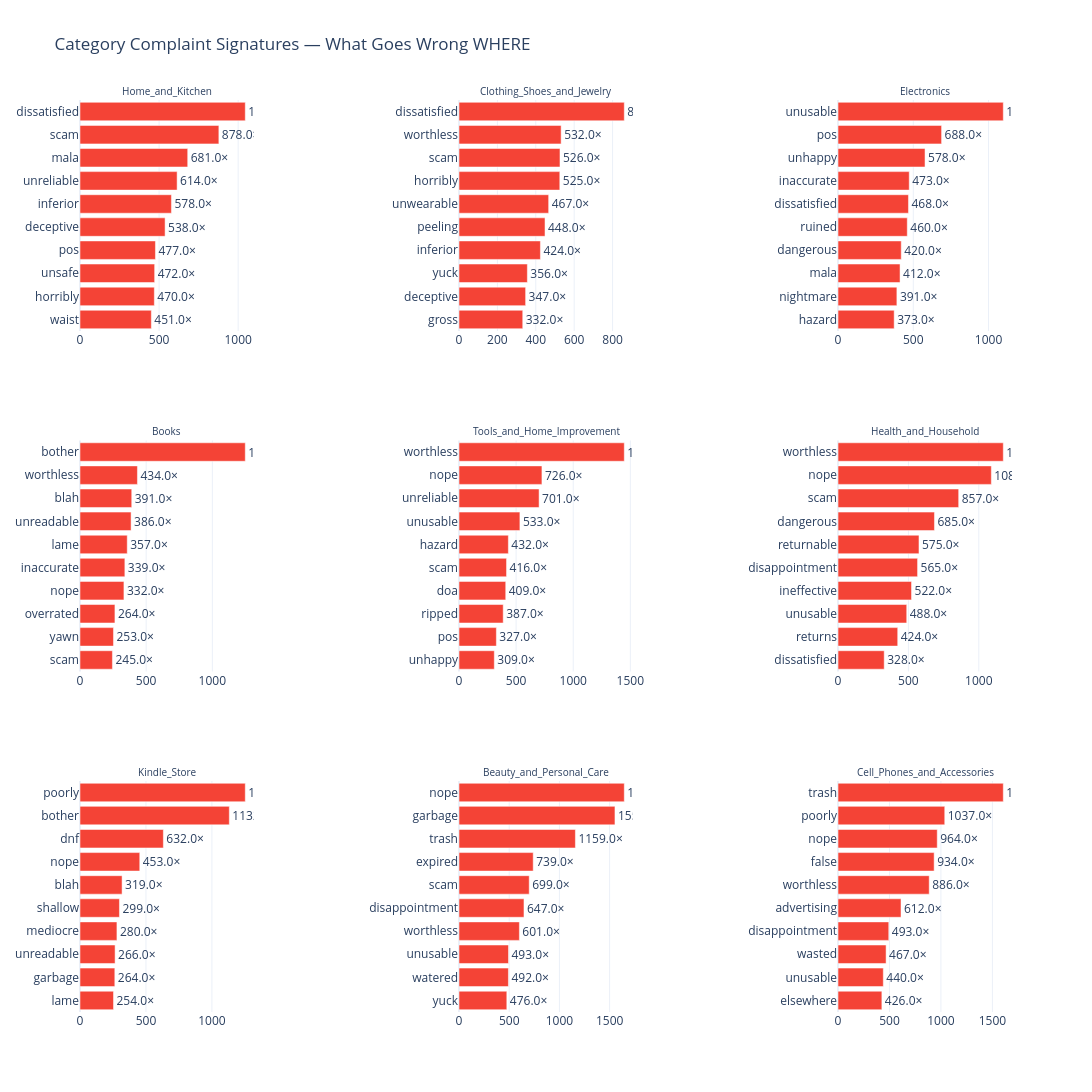

The code cell stored with this chart in its notebook:
### Code cell
top_cats = df_sent.nlargest(9, SENT_REVIEW_COUNT)[SENT_CAT_COL].tolist()
print(f'Top 9 categories by review volume: {top_cats}')

fig = make_subplots(rows=3, cols=3, subplot_titles=top_cats,
                    horizontal_spacing=0.22, vertical_spacing=0.12)

for idx, cat in enumerate(top_cats):
    row, col = idx // 3 + 1, idx % 3 + 1
    cat_data = kw_merged[kw_merged[KW_CAT_COL] == cat]
    top10 = cat_data.nlargest(10, 'neg_ratio').sort_values('neg_ratio')

    fig.add_trace(go.Bar(
        x=top10['neg_ratio'], y=top10[KW_WORD],
        orientation='h', marker_color='#F44336',
        text=[f'{v:.1f}×' for v in top10['neg_ratio']],
        textposition='outside',
        showlegend=False
    ), row=row, col=col)

fig.update_annotations(font_size=10)
fig.update_layout(title='Category Complaint Signatures — What Goes Wrong WHERE',
                  template=TEMPLATE, height=1200, width=1400)
save_chart(fig, '05_complaint_keywords_by_category')
fig.show()

### Figure 1 — Plotly figure (JSON) as saved in the notebook; plotly's stock layout.template omitted (floating-point values rounded to 4 significant figures)
{"data": [{"marker": {"color": "#F44336"}, "orientation": "h", "showlegend": false, "text": ["451.0×", "470.0×", "472.0×", "477.0×", "538.0×", "578.0×", "614.0×", "681.0×", "878.0×", "1045.0×"], "textposition": "outside", "type": "bar", "x": [451.0, 470.0, 472.0, 477.0, 538.0, 578.0, 614.0, 681.0, 878.0, 1045.0], "xaxis": "x", "y": ["waist", "horribly", "unsafe", "pos", "deceptive", "inferior", "unreliable", "mala", "scam", "dissatisfied"], "yaxis": "y"}, {"marker": {"color": "#F44336"}, "orientation": "h", "showlegend": false, "text": ["332.0×", "347.0×", "356.0×", "424.0×", "448.0×", "467.0×", "525.0×", "526.0×", "532.0×", "861.0×"], "textposition": "outside", "type": "bar", "x": [332.0, 347.0, 356.0, 424.0, 448.0, 467.0, 525.0, 526.0, 532.0, 861.0], "xaxis": "x2", "y": ["gross", "deceptive", "yuck", "inferior", "peeling", "unwearable", "horribly", "scam", "worthless", "dissatisfied"], "yaxis": "y2"}, {"marker": {"color": "#F44336"}, "orientation": "h", "showlegend": false, "text": ["373.0×", "391.0×", "412.0×", "420.0×", "460.0×", "468.0×", "473.0×", "578.0×", "688.0×", "1098.0×"], "textposition": "outside", "type": "bar", "x": [373.0, 391.0, 412.0, 420.0, 460.0, 468.0, 473.0, 578.0, 688.0, 1098.0], "xaxis": "x3", "y": ["hazard", "nightmare", "mala", "dangerous", "ruined", "dissatisfied", "inaccurate", "unhappy", "pos", "unusable"], "yaxis": "y3"}, {"marker": {"color": "#F44336"}, "orientation": "h", "showlegend": false, "text": ["245.0×", "253.0×", "264.0×", "332.0×", "339.0×", "357.0×", "386.0×", "391.0×", "434.0×", "1249.0×"], "textposition": "outside", "type": "bar", "x": [245.0, 253.0, 264.0, 332.0, 339.0, 357.0, 386.0, 391.0, 434.0, 1249.0], "xaxis": "x4", "y": ["scam", "yawn", "overrated", "nope", "inaccurate", "lame", "unreadable", "blah", "worthless", "bother"], "yaxis": "y4"}, {"marker": {"color": "#F44336"}, "orientation": "h", "showlegend": false, "text": ["309.0×", "327.0×", "387.0×", "409.0×", "416.0×", "432.0×", "533.0×", "701.0×", "726.0×", "1447.0×"], "textposition": "outside", "type": "bar", "x": [309.0, 327.0, 387.0, 409.0, 416.0, 432.0, 533.0, 701.0, 726.0, 1447.0], "xaxis": "x5", "y": ["unhappy", "pos", "ripped", "doa", "scam", "hazard", "unusable", "unreliable", "nope", "worthless"], "yaxis": "y5"}, {"marker": {"color": "#F44336"}, "orientation": "h", "showlegend": false, "text": ["328.0×", "424.0×", "488.0×", "522.0×", "565.0×", "575.0×", "685.0×", "857.0×", "1089.0×", "1174.0×"], "textposition": "outside", "type": "bar", "x": [328.0, 424.0, 488.0, 522.0, 565.0, 575.0, 685.0, 857.0, 1089.0, 1174.0], "xaxis": "x6", "y": ["dissatisfied", "returns", "unusable", "ineffective", "disappointment", "returnable", "dangerous", "scam", "nope", "worthless"], "yaxis": "y6"}, {"marker": {"color": "#F44336"}, "orientation": "h", "showlegend": false, "text": ["254.0×", "264.0×", "266.0×", "280.0×", "299.0×", "319.0×", "453.0×", "632.0×", "1132.0×", "1253.0×"], "textposition": "outside", "type": "bar", "x": [254.0, 264.0, 266.0, 280.0, 299.0, 319.0, 453.0, 632.0, 1132.0, 1253.0], "xaxis": "x7", "y": ["lame", "garbage", "unreadable", "mediocre", "shallow", "blah", "nope", "dnf", "bother", "poorly"], "yaxis": "y7"}, {"marker": {"color": "#F44336"}, "orientation": "h", "showlegend": false, "text": ["476.0×", "492.0×", "493.0×", "601.0×", "647.0×", "699.0×", "739.0×", "1159.0×", "1553.0×", "1646.0×"], "textposition": "outside", "type": "bar", "x": [476.0, 492.0, 493.0, 601.0, 647.0, 699.0, 739.0, 1159.0, 1553.0, 1646.0], "xaxis": "x8", "y": ["yuck", "watered", "unusable", "worthless", "disappointment", "scam", "expired", "trash", "garbage", "nope"], "yaxis": "y8"}, {"marker": {"color": "#F44336"}, "orientation": "h", "showlegend": false, "text": ["426.0×", "440.0×", "467.0×", "493.0×", "612.0×", "886.0×", "934.0×", "964.0×", "1037.0×", "1606.0×"], "textposition": "outside", "type": "bar", "x": [426.0, 440.0, 467.0, 493.0, 612.0, 886.0, 934.0, 964.0, 1037.0, 1606.0], "xaxis": "x9", "y": ["elsewhere", "unusable", "wasted", "disappointment", "advertising", "worthless", "false", "nope", "poorly", "trash"], "yaxis": "y9"}], "layout": {"annotations": [{"font": {"size": 10}, "showarrow": false, "text": "Home_and_Kitchen", "x": 0.09333, "xanchor": "center", "xref": "paper", "y": 1, "yanchor": "bottom", "yref": "paper"}, {"font": {"size": 10}, "showarrow": false, "text": "Clothing_Shoes_and_Jewelry", "x": 0.5, "xanchor": "center", "xref": "paper", "y": 1, "yanchor": "bottom", "yref": "paper"}, {"font": {"size": 10}, "showarrow": false, "text": "Electronics", "x": 0.9067, "xanchor": "center", "xref": "paper", "y": 1, "yanchor": "bottom", "yref": "paper"}, {"font": {"size": 10}, "showarrow": false, "text": "Books", "x": 0.09333, "xanchor": "center", "xref": "paper", "y": 0.6267, "yanchor": "bottom", "yref": "paper"}, {"font": {"size": 10}, "showarrow": false, "text": "Tools_and_Home_Improvement", "x": 0.5, "xanchor": "center", "xref": "paper", "y": 0.6267, "yanchor": "bottom", "yref": "paper"}, {"font": {"size": 10}, "showarrow": false, "text": "Health_and_Household", "x": 0.9067, "xanchor": "center", "xref": "paper", "y": 0.6267, "yanchor": "bottom", "yref": "paper"}, {"font": {"size": 10}, "showarrow": false, "text": "Kindle_Store", "x": 0.09333, "xanchor": "center", "xref": "paper", "y": 0.2533, "yanchor": "bottom", "yref": "paper"}, {"font": {"size": 10}, "showarrow": false, "text": "Beauty_and_Personal_Care", "x": 0.5, "xanchor": "center", "xref": "paper", "y": 0.2533, "yanchor": "bottom", "yref": "paper"}, {"font": {"size": 10}, "showarrow": false, "text": "Cell_Phones_and_Accessories", "x": 0.9067, "xanchor": "center", "xref": "paper", "y": 0.2533, "yanchor": "bottom", "yref": "paper"}], "height": 1200, "title": {"text": "Category Complaint Signatures — What Goes Wrong WHERE"}, "width": 1400, "xaxis": {"anchor": "y", "domain": [0, 0.1867]}, "xaxis2": {"anchor": "y2", "domain": [0.4067, 0.5933]}, "xaxis3": {"anchor": "y3", "domain": [0.8133, 1]}, "xaxis4": {"anchor": "y4", "domain": [0, 0.1867]}, "xaxis5": {"anchor": "y5", "domain": [0.4067, 0.5933]}, "xaxis6": {"anchor": "y6", "domain": [0.8133, 1]}, "xaxis7": {"anchor": "y7", "domain": [0, 0.1867]}, "xaxis8": {"anchor": "y8", "domain": [0.4067, 0.5933]}, "xaxis9": {"anchor": "y9", "domain": [0.8133, 1]}, "yaxis": {"anchor": "x", "domain": [0.7467, 1]}, "yaxis2": {"anchor": "x2", "domain": [0.7467, 1]}, "yaxis3": {"anchor": "x3", "domain": [0.7467, 1]}, "yaxis4": {"anchor": "x4", "domain": [0.3733, 0.6267]}, "yaxis5": {"anchor": "x5", "domain": [0.3733, 0.6267]}, "yaxis6": {"anchor": "x6", "domain": [0.3733, 0.6267]}, "yaxis7": {"anchor": "x7", "domain": [0, 0.2533]}, "yaxis8": {"anchor": "x8", "domain": [0, 0.2533]}, "yaxis9": {"anchor": "x9", "domain": [0, 0.2533]}}}
